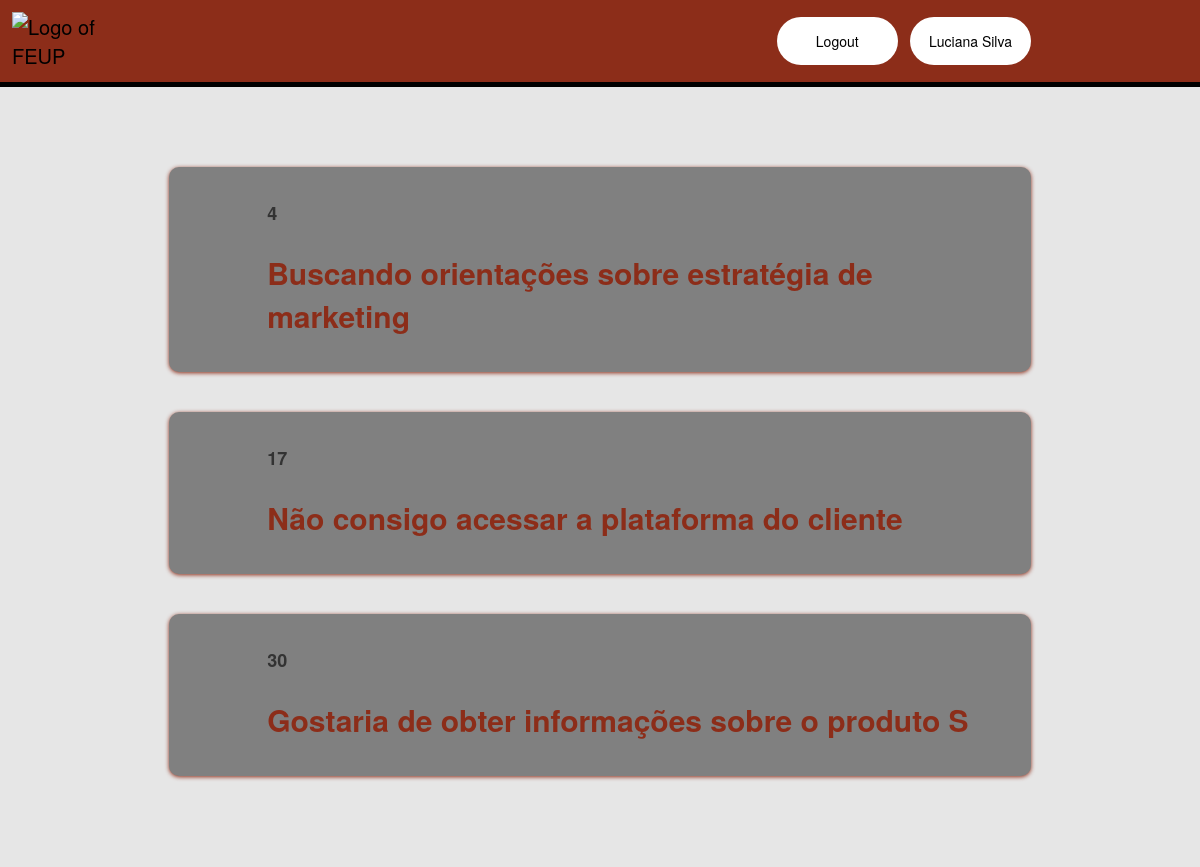
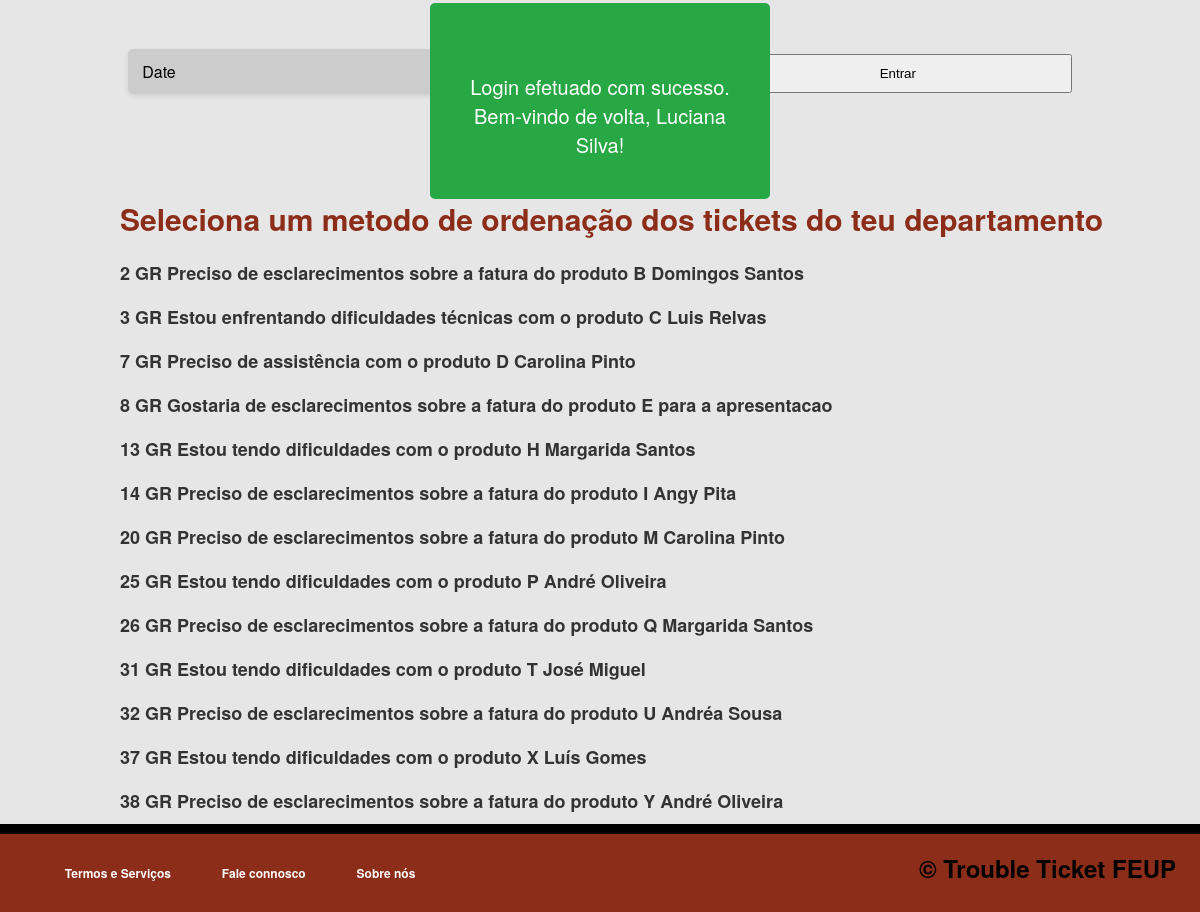
/pages/ticketsee.php (signed in), run on the app's committed database (2 pictures, top to bottom).
### tables this page shows
CREATE TABLE ticket(
	ticket_id INTEGER PRIMARY KEY,
	id INTEGER,
	department_id INTEGER, 
	status_id INTEGER,
	tittle TEXT NOT NULL,
	description TEXT NOT NULL,
	initial_date DATE NOT NULL,
	hashtag_id INTEGER DEFAULT 1,
	agent_id INTEGER DEFAULT -1,
	FOREIGN KEY(id) REFERENCES user(id),
	FOREIGN KEY(department_id) REFERENCES department(department_id),
	FOREIGN KEY(status_id) REFERENCES status(status_id)
	--- CONSTRAINT ticket_pk PRIMARY KEY(ticket_id)
);

CREATE TABLE department(
	department_id INTEGER PRIMARY KEY,
	name TEXT NOT NULL
	--- CONSTRAINT department_pk PRIMARY KEY(department_id)
);

CREATE TABLE user(
	id INTEGER PRIMARY KEY,
	role INTEGER DEFAULT 2,
	username TEXT NOT NULL,
	name TEXT NOT NULL,
	email TEXT NOT NULL,
	password TEXT NOT NULL
	--- CONSTRAINT user_pk PRIMARY KEY(id)
);

### classes/ticket.class.php (called while the page is built, shortened)
<?php
  require_once('user.class.php');
  class Ticket {
    public function __construct(int $ticket_id, int $id,  int $department_id, int $status_id, string $tittle, string $description, string $initial_date,int $hashtag_id, int $agent_id) {
        $this->ticket_id = $ticket_id;
        $this->id = $id;
        $this->department_id = $department_id;
        $this->description = $description;
      }
    static function getmyTickets(PDO $db, int $id) : ?array{
      $stmt = $db->prepare('SELECT ticket_id,id,department_id,status_id,tittle,description,initial_date,hashtag_id,agent_id FROM ticket where id = ?');
      $stmt->execute(array($id));
      while($ticket = $stmt->fetch()){
        $tickets[] = new Ticket(
          $ticket['ticket_id'],
          $ticket['id'],
          $ticket['department_id'],
          $ticket['status_id'],
          $ticket['tittle'],
          $ticket['description'],
          $ticket['initial_date'],
          $ticket['hashtag_id'],
          $ticket['agent_id']
        );
      }
      if($tickets == null) {
        return null;
      }
      else {
      return $tickets;}
    }
}
  ?>

### classes/user.class.php (called while the page is built, shortened)
<?php
  class User {
    public function __construct(int $id, int $role, string $username, string $name, string $email) {
      $this->role = $role;
      $this->name = $name;
    }
    static function getUser(PDO $db, int $id) : ?User {
      $stmt = $db->prepare('SELECT id,role,username,name,email,password FROM user WHERE id = ?');
      $stmt->execute(array(intval($id)));
      $user = $stmt->fetch();
      if($user){
      return new User(
          $user['id'],
          $user['role'],
          $user['username'],
          $user['name'],
          $user['email']
      );}
      else return null;
    }
}
?>

### classes/department.class.php (called while the page is built, shortened)
<?php
  require_once('ticket.class.php');
  class Department {
    static public function getDepartmentName(PDO $db, int $department_id): string {
        $stmt = $db->prepare('SELECT name FROM department where department_id = ?');
        $stmt->execute(array($department_id));
        $name = $stmt->fetch();
        $name = ($name['name']);
        if($name){
        return $name;}
        else{
            return "null";
        }
    }
    static public function getTicketsDepartment(PDO $db , int $id, int $integer) : ?array{
      if($integer == 0){
      $stmt = $db ->prepare('SELECT DISTINCT ticket.ticket_id,ticket.id,ticket.department_id,ticket.status_id,ticket.tittle,ticket.description,ticket.initial_date,ticket.hashtag_id,ticket.agent_id FROM agent,department,ticket where ticket.department_id = department.department_id and agent.department_id = department.department_id and agent.id = ? ORDER BY ticket.initial_date');}
      $stmt->execute(array($id));
        while($ticket = $stmt->fetch()){
          $tickets[] = new Ticket(
            $ticket['ticket_id'],
            $ticket['id'],
            $ticket['department_id'],
            $ticket['status_id'],
            $ticket['tittle'],
            $ticket['description'],
            $ticket['initial_date'],
            $ticket['hashtag_id'],
            $ticket['agent_id']
          );
        }
        return $tickets;
    }
  }

### templates/tickets.tpl.php (the view, shortened to what this page needs)
<?php
require_once(dirname(__DIR__).'/database/connection.db.php');
require_once(dirname(__DIR__).'/classes/ticket.class.php');
require_once(dirname(__DIR__).'/classes/user.class.php');
require_once(dirname(__DIR__).'/classes/hashtag.class.php');
require_once(dirname(__DIR__).'/classes/ticket.class.php');
require_once(dirname(__DIR__).'/classes/department.class.php');
        ?> <h2><?= $ticket->ticket_id, $ticket->id, $ticket->tittle, $ticket->initial_date, $ticket->agent_id?></h2> <?php
function drawmyTickets(int $id){
    $db = getDatabaseConnection();
    $tickets = Ticket::getmyTickets($db,$id);
    if($tickets) {
    ?>
        <div id="myTickets">
        <?php foreach($tickets as $ticket){ ?>
            <div class="ticketContainer">
                <h3 class="loginItem"><a href="../pages/ticketseeonly.php?ticket_id=<?=$ticket->ticket_id?>" ><?= $ticket->ticket_id ?></a></h3>
                <h2><?= $ticket->description?></h2>
            </div>
        <?php } ?>
        </div>
        <?php
}
else {
    ?> <h2>Não tens tickets</h2> <?php
}
}
function drawDepartmentTickets(int $id) {
    $db = getDatabaseConnection();
    $user = User::getUser($db,$_SESSION['id']);
    if($user->role != 2) {
    ?>
    <div class="department-tickets">
    <form action="../actions/orderTickets.action.php" method="POST">
    <select name ="order" id="order">
        <option value="0">Date</option>
    </select>
    <input id="button" type="submit" value="Entrar">
    </form>
    </div>
    <?php
    } ?>
    <?php
    $tickets = Department::getTicketsDepartment($db,$id,$_SESSION['order']);
    if($tickets) {
        ?> <h2>Seleciona um metodo de ordenação dos tickets do teu departamento</h2> <?php
    foreach($tickets as $ticket){
        $department_name = Department::getDepartmentName($db,$ticket->department_id);
        $user_name = User::getUser($db,$ticket->id);
        ?> <h3 class="loginItem"><a href="../pages/ticketseeonly.php?ticket_id=<?=$ticket->ticket_id?>" ><?= $ticket->ticket_id?></a><?=" " .$department_name . " " . $ticket->description . " " . $user_name->name?></h3> <?php
    }
    ?></div><?php
}
    else if($tickets == null && ($_SESSION['role'] == 1 || $_SESSION['role'] == 0)) {
        ?> <h2>Aguarda por algum ticket !</h2> <?php
    }
}
    ?>

### css/layout.css (style rules this page uses)
#myTickets { padding: 20px; display: flex; flex-direction: column; align-items: center; margin: 5%; }
.ticketContainer { width: 80%; padding: 15px; margin-bottom: 20px; margin-bottom: 40px; }
.department-tickets { padding: 20px; text-align: center; }
.department-tickets select, .department-tickets input[type="submit"] { padding: 10px; }
.department-tickets select { margin-right: 10px; width: 50%; margin-bottom: 5%; }
.department-tickets input[type="submit"] { width: 30%; }
h2 { text-align: left; margin-bottom: 20px; margin-left: 10%; }
h3 { margin-bottom: 10px; margin-left: 10%; }
.loginItem { margin-bottom: 10px; }

### css/style.css (style rules this page uses)
:root { --principalColor: #8C2D19; --backgroundColor: #f5f5f5; --blackletter: #000; --borderColor: #ccc; --whiteColor: #fff; --buttonHoverColor: #e6b0aa; --errorColor: red; --grayColor: #333; --boxSadowAux: rgba(0, 0, 0, 0.1); --borderColorAux: #ddd; --linkHoverColor: blue; --linkColor: darkblue; --backGroundAux: #eee; --backGround2: #bcbaba; --grayColor1: gray; }
.ticketContainer { background-color: var(--grayColor1); border-radius: 10px; box-shadow: 0px 1px 4px var(--principalColor); }
.loginItem { color: var(--blackletter); }
.department-tickets select, .department-tickets input[type="submit"] { padding: 10px; }
.department-tickets select { background-color: var(--borderColor); }
.department-tickets input[type="submit"] { width: 30%; }
.loginItem { font-size: 18px; color: var(--grayColor); }
.loginItem a { color: var(--grayColor); }

### css/messages.css (style rules this page uses)
:root { --color-text: #fff; --color-success: #28a745; --color-error: #dc3545; --backGround: rgba(0, 0, 0, 0.8); --boxShadow: rgba(0, 0, 0, 0.3); }

### css/common.css (style rules this page uses)
:root { --principalColor: #8C2D19; --backgroundColor: #e6e6e6; --whiteColor: #FFF; --focusBorderColor: rgba(140, 45, 25, 0.5); --submitHoverColor: #E6B0AA; --buttonHoverColor: #E6B0AA; --borderColor: #ccc; --blackColor: black; --errorColor: red; --successColor: green; --linkColor: #0366d6; --seeTicketShadow: 0 2px 4px rgba(87, 1, 1, 0.507); --buttonColor: #8c2d19; --seeProfileShadow: 0 0 5px rgba(94, 2, 2, 0.582); --boxShadowForm: 0 0 5px rgba(0, 0, 0, 0.2); --buttonShadowColor: #8c2d19; --boxShadow: 0px 0px 5px 0px var(--principalColor); }
body { display: flex; flex-direction: column; font-size: 20px; min-height: 100vh; margin: 0; padding: 0; background-color: var(--backgroundColor); font-family: "Haas Grot Text R Web", "Helvetica Neue", Helvetica, Arial, sans-serif; }
form, select, label { margin: 0; padding: 0; border: none; font-family: Arial, sans-serif; box-sizing: border-box; }
select { width: 100%; padding: 10px; font-size: 16px; font-family: "Haas Grot Text R Web", "Helvetica Neue", Helvetica, Arial, sans-serif; border-radius: 5px; background-color: var(--whiteColor); box-shadow: 0 2px 5px rgba(0, 0, 0, 0.1); transition: box-shadow 0.3s ease-in-out; }
option { padding: 5px; }
h2 { font-size: 30px; font-weight: 600; color: var(--principalColor); font-family: "Haas Grot Text R Web", "Helvetica Neue", Helvetica, Arial, sans-serif; }
h3 { font-size: 2vw; font-family: "Haas Grot Text R Web", "Helvetica Neue", Helvetica, Arial, sans-serif; color: var(--blackColor); }
a { text-decoration: none; color: var(--blackColor); transition: color 0.3s ease; }

### data on the page
ticket: ticket_id "4", description "Buscando orientações sobre estratégia de marketing"
ticket: ticket_id "17", description "Não consigo acessar a plataforma do cliente"
ticket: ticket_id "30", description "Gostaria de obter informações sobre o produto S"
ticket: ticket_id "2", department.name "GR", description "Preciso de esclarecimentos sobre a fatura do produto B", id.name "Domingos Santos"
ticket: ticket_id "3", department.name "GR", description "Estou enfrentando dificuldades técnicas com o produto C", id.name "Luis Relvas"
ticket: ticket_id "7", department.name "GR", description "Preciso de assistência com o produto D", id.name "Carolina Pinto"
ticket: ticket_id "8", department.name "GR", description "Gostaria de esclarecimentos sobre a fatura do produto E", id.name "para a apresentacao"
ticket: ticket_id "13", department.name "GR", description "Estou tendo dificuldades com o produto H", id.name "Margarida Santos"
ticket: ticket_id "14", department.name "GR", description "Preciso de esclarecimentos sobre a fatura do produto I", id.name "Angy Pita"
ticket: ticket_id "20", department.name "GR", description "Preciso de esclarecimentos sobre a fatura do produto M", id.name "Carolina Pinto"
ticket: ticket_id "25", department.name "GR", description "Estou tendo dificuldades com o produto P", id.name "André Oliveira"
ticket: ticket_id "26", department.name "GR", description "Preciso de esclarecimentos sobre a fatura do produto Q", id.name "Margarida Santos"
ticket: ticket_id "31", department.name "GR", description "Estou tendo dificuldades com o produto T", id.name "José Miguel"
ticket: ticket_id "32", department.name "GR", description "Preciso de esclarecimentos sobre a fatura do produto U", id.name "Andréa Sousa"
ticket: ticket_id "37", department.name "GR", description "Estou tendo dificuldades com o produto X", id.name "Luís Gomes"
ticket: ticket_id "38", department.name "GR", description "Preciso de esclarecimentos sobre a fatura do produto Y", id.name "André Oliveira"

### other printed values
$name "Luciana Silva"
$message['text'] "Login efetuado com sucesso. Bem-vindo de volta, Luciana Silva!"
